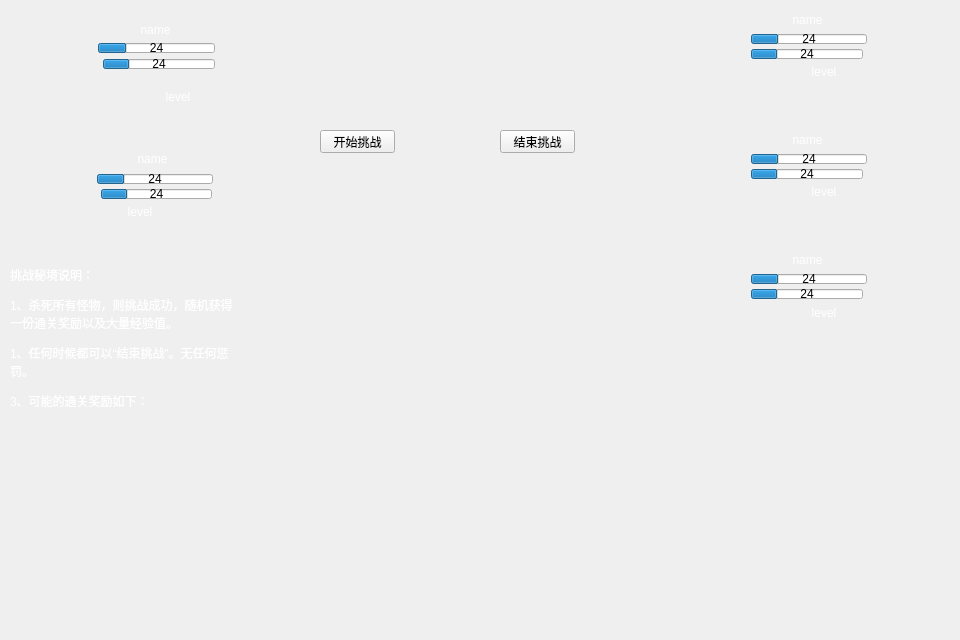
<?xml version="1.0" encoding="UTF-8"?>
<ui version="4.0">
 <class>tower_fight</class>
 <widget class="QWidget" name="tower_fight">
  <property name="geometry">
   <rect>
    <x>0</x>
    <y>0</y>
    <width>960</width>
    <height>640</height>
   </rect>
  </property>
  <property name="windowTitle">
   <string>tower_fight</string>
  </property>
  <widget class="QLabel" name="lbl_buff_2_pet">
   <property name="geometry">
    <rect>
     <x>128</x>
     <y>229</y>
     <width>24</width>
     <height>24</height>
    </rect>
   </property>
   <property name="styleSheet">
    <string notr="true"/>
   </property>
   <property name="scaledContents">
    <bool>true</bool>
   </property>
   <property name="alignment">
    <set>Qt::AlignCenter</set>
   </property>
  </widget>
  <widget class="QLabel" name="lbl_vocation_role">
   <property name="geometry">
    <rect>
     <x>17</x>
     <y>102</y>
     <width>15</width>
     <height>15</height>
    </rect>
   </property>
   <property name="styleSheet">
    <string notr="true">color: rgb(170, 0, 0);
font: 75 15pt &quot;方正舒体&quot;;</string>
   </property>
   <property name="pixmap">
    <pixmap resource="mirror.qrc">:/mirror/Resources/ui/f_0_2.png</pixmap>
   </property>
   <property name="alignment">
    <set>Qt::AlignCenter</set>
   </property>
  </widget>
  <widget class="QLabel" name="lbl_info_pet">
   <property name="enabled">
    <bool>true</bool>
   </property>
   <property name="geometry">
    <rect>
     <x>-2</x>
     <y>144</y>
     <width>225</width>
     <height>115</height>
    </rect>
   </property>
   <property name="contextMenuPolicy">
    <enum>Qt::NoContextMenu</enum>
   </property>
   <property name="styleSheet">
    <string notr="true">color: rgb(255, 255, 255);</string>
   </property>
   <property name="text">
    <string/>
   </property>
   <property name="pixmap">
    <pixmap resource="mirror.qrc">:/mirror/Resources/bg00_2.png</pixmap>
   </property>
   <property name="alignment">
    <set>Qt::AlignCenter</set>
   </property>
  </widget>
  <widget class="QLabel" name="lbl_head_role">
   <property name="geometry">
    <rect>
     <x>32</x>
     <y>43</y>
     <width>61</width>
     <height>61</height>
    </rect>
   </property>
   <property name="text">
    <string/>
   </property>
   <property name="pixmap">
    <pixmap>:/head/Resources/head/role_z_m_h.png</pixmap>
   </property>
   <property name="scaledContents">
    <bool>true</bool>
   </property>
  </widget>
  <widget class="QProgressBar" name="progressBar_hp_pet">
   <property name="geometry">
    <rect>
     <x>97</x>
     <y>174</y>
     <width>116</width>
     <height>10</height>
    </rect>
   </property>
   <property name="styleSheet">
    <string notr="true"/>
   </property>
   <property name="value">
    <number>24</number>
   </property>
   <property name="alignment">
    <set>Qt::AlignCenter</set>
   </property>
   <property name="format">
    <string>%v</string>
   </property>
  </widget>
  <widget class="QLabel" name="lbl_buff_3_pet">
   <property name="geometry">
    <rect>
     <x>158</x>
     <y>229</y>
     <width>24</width>
     <height>24</height>
    </rect>
   </property>
   <property name="styleSheet">
    <string notr="true"/>
   </property>
   <property name="scaledContents">
    <bool>true</bool>
   </property>
   <property name="alignment">
    <set>Qt::AlignCenter</set>
   </property>
  </widget>
  <widget class="QLabel" name="lbl_buff_1_role">
   <property name="geometry">
    <rect>
     <x>43</x>
     <y>114</y>
     <width>24</width>
     <height>24</height>
    </rect>
   </property>
   <property name="styleSheet">
    <string notr="true"/>
   </property>
   <property name="scaledContents">
    <bool>true</bool>
   </property>
   <property name="alignment">
    <set>Qt::AlignCenter</set>
   </property>
  </widget>
  <widget class="QLabel" name="lbl_info_role">
   <property name="enabled">
    <bool>true</bool>
   </property>
   <property name="geometry">
    <rect>
     <x>-2</x>
     <y>4</y>
     <width>250</width>
     <height>135</height>
    </rect>
   </property>
   <property name="contextMenuPolicy">
    <enum>Qt::NoContextMenu</enum>
   </property>
   <property name="styleSheet">
    <string notr="true">color: rgb(255, 255, 255);</string>
   </property>
   <property name="text">
    <string/>
   </property>
   <property name="pixmap">
    <pixmap resource="mirror.qrc">:/mirror/Resources/bg00_1.png</pixmap>
   </property>
   <property name="alignment">
    <set>Qt::AlignCenter</set>
   </property>
  </widget>
  <widget class="QLabel" name="lbl_vocation_pet">
   <property name="geometry">
    <rect>
     <x>15</x>
     <y>218</y>
     <width>15</width>
     <height>15</height>
    </rect>
   </property>
   <property name="styleSheet">
    <string notr="true">color: rgb(170, 0, 0);
font: 75 15pt &quot;方正舒体&quot;;</string>
   </property>
   <property name="pixmap">
    <pixmap resource="mirror.qrc">:/mirror/Resources/ui/f_0_8.png</pixmap>
   </property>
   <property name="alignment">
    <set>Qt::AlignCenter</set>
   </property>
  </widget>
  <widget class="QLabel" name="lbl_level_role">
   <property name="geometry">
    <rect>
     <x>148</x>
     <y>87</y>
     <width>60</width>
     <height>20</height>
    </rect>
   </property>
   <property name="styleSheet">
    <string notr="true">color: rgb(255, 255, 255);</string>
   </property>
   <property name="text">
    <string>level</string>
   </property>
   <property name="alignment">
    <set>Qt::AlignCenter</set>
   </property>
  </widget>
  <widget class="QLabel" name="lbl_buff_2_role">
   <property name="geometry">
    <rect>
     <x>73</x>
     <y>114</y>
     <width>24</width>
     <height>24</height>
    </rect>
   </property>
   <property name="styleSheet">
    <string notr="true"/>
   </property>
   <property name="scaledContents">
    <bool>true</bool>
   </property>
   <property name="alignment">
    <set>Qt::AlignCenter</set>
   </property>
  </widget>
  <widget class="QLabel" name="lbl_head_pet">
   <property name="geometry">
    <rect>
     <x>33</x>
     <y>174</y>
     <width>61</width>
     <height>61</height>
    </rect>
   </property>
   <property name="text">
    <string/>
   </property>
   <property name="pixmap">
    <pixmap>:/head/Resources/head/role_z_m_h.png</pixmap>
   </property>
   <property name="scaledContents">
    <bool>true</bool>
   </property>
  </widget>
  <widget class="QLabel" name="lbl_buff_1_pet">
   <property name="geometry">
    <rect>
     <x>98</x>
     <y>229</y>
     <width>24</width>
     <height>24</height>
    </rect>
   </property>
   <property name="styleSheet">
    <string notr="true"/>
   </property>
   <property name="scaledContents">
    <bool>true</bool>
   </property>
   <property name="alignment">
    <set>Qt::AlignCenter</set>
   </property>
  </widget>
  <widget class="QLabel" name="lbl_buff_4_role">
   <property name="geometry">
    <rect>
     <x>133</x>
     <y>114</y>
     <width>24</width>
     <height>24</height>
    </rect>
   </property>
   <property name="styleSheet">
    <string notr="true"/>
   </property>
   <property name="scaledContents">
    <bool>true</bool>
   </property>
   <property name="alignment">
    <set>Qt::AlignCenter</set>
   </property>
  </widget>
  <widget class="QProgressBar" name="progressBar_hp_role">
   <property name="geometry">
    <rect>
     <x>98</x>
     <y>43</y>
     <width>117</width>
     <height>10</height>
    </rect>
   </property>
   <property name="styleSheet">
    <string notr="true"/>
   </property>
   <property name="value">
    <number>24</number>
   </property>
   <property name="alignment">
    <set>Qt::AlignCenter</set>
   </property>
   <property name="format">
    <string>%v</string>
   </property>
  </widget>
  <widget class="QLabel" name="lbl_level_pet">
   <property name="geometry">
    <rect>
     <x>110</x>
     <y>202</y>
     <width>60</width>
     <height>20</height>
    </rect>
   </property>
   <property name="styleSheet">
    <string notr="true">color: rgb(255, 255, 255);</string>
   </property>
   <property name="text">
    <string>level</string>
   </property>
   <property name="alignment">
    <set>Qt::AlignCenter</set>
   </property>
  </widget>
  <widget class="QLabel" name="lbl_buff_4_pet">
   <property name="geometry">
    <rect>
     <x>188</x>
     <y>229</y>
     <width>24</width>
     <height>24</height>
    </rect>
   </property>
   <property name="styleSheet">
    <string notr="true"/>
   </property>
   <property name="scaledContents">
    <bool>true</bool>
   </property>
   <property name="alignment">
    <set>Qt::AlignCenter</set>
   </property>
  </widget>
  <widget class="QLabel" name="lbl_name_pet">
   <property name="geometry">
    <rect>
     <x>95</x>
     <y>149</y>
     <width>115</width>
     <height>20</height>
    </rect>
   </property>
   <property name="styleSheet">
    <string notr="true">color: rgb(255, 255, 255);</string>
   </property>
   <property name="text">
    <string>name</string>
   </property>
   <property name="alignment">
    <set>Qt::AlignCenter</set>
   </property>
  </widget>
  <widget class="QProgressBar" name="progressBar_mp_role">
   <property name="geometry">
    <rect>
     <x>103</x>
     <y>59</y>
     <width>112</width>
     <height>10</height>
    </rect>
   </property>
   <property name="value">
    <number>24</number>
   </property>
   <property name="alignment">
    <set>Qt::AlignCenter</set>
   </property>
   <property name="format">
    <string>%v</string>
   </property>
  </widget>
  <widget class="QProgressBar" name="progressBar_mp_pet">
   <property name="geometry">
    <rect>
     <x>101</x>
     <y>189</y>
     <width>111</width>
     <height>10</height>
    </rect>
   </property>
   <property name="value">
    <number>24</number>
   </property>
   <property name="alignment">
    <set>Qt::AlignCenter</set>
   </property>
   <property name="format">
    <string>%v</string>
   </property>
  </widget>
  <widget class="QLabel" name="lbl_buff_3_role">
   <property name="geometry">
    <rect>
     <x>103</x>
     <y>114</y>
     <width>24</width>
     <height>24</height>
    </rect>
   </property>
   <property name="styleSheet">
    <string notr="true"/>
   </property>
   <property name="scaledContents">
    <bool>true</bool>
   </property>
   <property name="alignment">
    <set>Qt::AlignCenter</set>
   </property>
  </widget>
  <widget class="QLabel" name="lbl_background">
   <property name="geometry">
    <rect>
     <x>0</x>
     <y>0</y>
     <width>960</width>
     <height>640</height>
    </rect>
   </property>
   <property name="styleSheet">
    <string notr="true"/>
   </property>
   <property name="text">
    <string/>
   </property>
   <property name="pixmap">
    <pixmap resource="mirror.qrc">:/mirror/Resources/ui/32.png</pixmap>
   </property>
   <property name="scaledContents">
    <bool>true</bool>
   </property>
   <property name="alignment">
    <set>Qt::AlignCenter</set>
   </property>
  </widget>
  <widget class="QLabel" name="lbl_name_role">
   <property name="geometry">
    <rect>
     <x>100</x>
     <y>20</y>
     <width>111</width>
     <height>20</height>
    </rect>
   </property>
   <property name="styleSheet">
    <string notr="true">color: rgb(255, 255, 255);</string>
   </property>
   <property name="text">
    <string>name</string>
   </property>
   <property name="alignment">
    <set>Qt::AlignCenter</set>
   </property>
  </widget>
  <widget class="QLabel" name="lbl_vocation_monster1">
   <property name="geometry">
    <rect>
     <x>933</x>
     <y>79</y>
     <width>15</width>
     <height>15</height>
    </rect>
   </property>
   <property name="styleSheet">
    <string notr="true">color: rgb(170, 0, 0);
font: 75 15pt &quot;方正舒体&quot;;</string>
   </property>
   <property name="pixmap">
    <pixmap resource="mirror.qrc">:/mirror/Resources/ui/f_0_5.png</pixmap>
   </property>
   <property name="alignment">
    <set>Qt::AlignCenter</set>
   </property>
  </widget>
  <widget class="QLabel" name="lbl_buff_4_monster1">
   <property name="geometry">
    <rect>
     <x>751</x>
     <y>89</y>
     <width>24</width>
     <height>24</height>
    </rect>
   </property>
   <property name="styleSheet">
    <string notr="true"/>
   </property>
   <property name="scaledContents">
    <bool>true</bool>
   </property>
   <property name="alignment">
    <set>Qt::AlignCenter</set>
   </property>
  </widget>
  <widget class="QProgressBar" name="progressBar_mp_monster1">
   <property name="geometry">
    <rect>
     <x>751</x>
     <y>49</y>
     <width>112</width>
     <height>10</height>
    </rect>
   </property>
   <property name="value">
    <number>24</number>
   </property>
   <property name="alignment">
    <set>Qt::AlignCenter</set>
   </property>
   <property name="format">
    <string>%v</string>
   </property>
  </widget>
  <widget class="QLabel" name="lbl_info_monster1">
   <property name="geometry">
    <rect>
     <x>741</x>
     <y>4</y>
     <width>225</width>
     <height>115</height>
    </rect>
   </property>
   <property name="contextMenuPolicy">
    <enum>Qt::NoContextMenu</enum>
   </property>
   <property name="styleSheet">
    <string notr="true">color: rgb(255, 255, 255);</string>
   </property>
   <property name="text">
    <string/>
   </property>
   <property name="pixmap">
    <pixmap resource="mirror.qrc">:/mirror/Resources/bg00_3.png</pixmap>
   </property>
   <property name="alignment">
    <set>Qt::AlignCenter</set>
   </property>
  </widget>
  <widget class="QLabel" name="lbl_head_monster1">
   <property name="geometry">
    <rect>
     <x>871</x>
     <y>31</y>
     <width>61</width>
     <height>61</height>
    </rect>
   </property>
   <property name="text">
    <string/>
   </property>
   <property name="pixmap">
    <pixmap>:/head/Resources/head/role_z_m_h.png</pixmap>
   </property>
   <property name="scaledContents">
    <bool>true</bool>
   </property>
  </widget>
  <widget class="QLabel" name="lbl_buff_2_monster1">
   <property name="geometry">
    <rect>
     <x>811</x>
     <y>89</y>
     <width>24</width>
     <height>24</height>
    </rect>
   </property>
   <property name="styleSheet">
    <string notr="true"/>
   </property>
   <property name="scaledContents">
    <bool>true</bool>
   </property>
   <property name="alignment">
    <set>Qt::AlignCenter</set>
   </property>
  </widget>
  <widget class="QLabel" name="lbl_buff_3_monster1">
   <property name="geometry">
    <rect>
     <x>781</x>
     <y>89</y>
     <width>24</width>
     <height>24</height>
    </rect>
   </property>
   <property name="styleSheet">
    <string notr="true"/>
   </property>
   <property name="scaledContents">
    <bool>true</bool>
   </property>
   <property name="alignment">
    <set>Qt::AlignCenter</set>
   </property>
  </widget>
  <widget class="QLabel" name="lbl_buff_1_monster1">
   <property name="geometry">
    <rect>
     <x>841</x>
     <y>89</y>
     <width>24</width>
     <height>24</height>
    </rect>
   </property>
   <property name="styleSheet">
    <string notr="true"/>
   </property>
   <property name="scaledContents">
    <bool>true</bool>
   </property>
   <property name="alignment">
    <set>Qt::AlignCenter</set>
   </property>
  </widget>
  <widget class="QProgressBar" name="progressBar_hp_monster1">
   <property name="geometry">
    <rect>
     <x>751</x>
     <y>34</y>
     <width>116</width>
     <height>10</height>
    </rect>
   </property>
   <property name="styleSheet">
    <string notr="true"/>
   </property>
   <property name="value">
    <number>24</number>
   </property>
   <property name="alignment">
    <set>Qt::AlignCenter</set>
   </property>
   <property name="format">
    <string>%v</string>
   </property>
  </widget>
  <widget class="QLabel" name="lbl_name_monster1">
   <property name="geometry">
    <rect>
     <x>750</x>
     <y>10</y>
     <width>115</width>
     <height>20</height>
    </rect>
   </property>
   <property name="styleSheet">
    <string notr="true">color: rgb(255, 255, 255);</string>
   </property>
   <property name="text">
    <string>name</string>
   </property>
   <property name="alignment">
    <set>Qt::AlignCenter</set>
   </property>
  </widget>
  <widget class="QLabel" name="lbl_vocation_monster2">
   <property name="geometry">
    <rect>
     <x>933</x>
     <y>199</y>
     <width>15</width>
     <height>15</height>
    </rect>
   </property>
   <property name="styleSheet">
    <string notr="true">color: rgb(170, 0, 0);
font: 75 15pt &quot;方正舒体&quot;;</string>
   </property>
   <property name="pixmap">
    <pixmap resource="mirror.qrc">:/mirror/Resources/ui/f_0_5.png</pixmap>
   </property>
   <property name="alignment">
    <set>Qt::AlignCenter</set>
   </property>
  </widget>
  <widget class="QLabel" name="lbl_buff_4_monster2">
   <property name="geometry">
    <rect>
     <x>751</x>
     <y>209</y>
     <width>24</width>
     <height>24</height>
    </rect>
   </property>
   <property name="styleSheet">
    <string notr="true"/>
   </property>
   <property name="scaledContents">
    <bool>true</bool>
   </property>
   <property name="alignment">
    <set>Qt::AlignCenter</set>
   </property>
  </widget>
  <widget class="QProgressBar" name="progressBar_mp_monster2">
   <property name="geometry">
    <rect>
     <x>751</x>
     <y>169</y>
     <width>112</width>
     <height>10</height>
    </rect>
   </property>
   <property name="value">
    <number>24</number>
   </property>
   <property name="alignment">
    <set>Qt::AlignCenter</set>
   </property>
   <property name="format">
    <string>%v</string>
   </property>
  </widget>
  <widget class="QLabel" name="lbl_info_monster2">
   <property name="geometry">
    <rect>
     <x>741</x>
     <y>124</y>
     <width>225</width>
     <height>115</height>
    </rect>
   </property>
   <property name="contextMenuPolicy">
    <enum>Qt::NoContextMenu</enum>
   </property>
   <property name="styleSheet">
    <string notr="true">color: rgb(255, 255, 255);</string>
   </property>
   <property name="text">
    <string/>
   </property>
   <property name="pixmap">
    <pixmap resource="mirror.qrc">:/mirror/Resources/bg00_3.png</pixmap>
   </property>
   <property name="alignment">
    <set>Qt::AlignCenter</set>
   </property>
  </widget>
  <widget class="QLabel" name="lbl_head_monster2">
   <property name="geometry">
    <rect>
     <x>871</x>
     <y>151</y>
     <width>61</width>
     <height>61</height>
    </rect>
   </property>
   <property name="text">
    <string/>
   </property>
   <property name="pixmap">
    <pixmap>:/head/Resources/head/role_z_m_h.png</pixmap>
   </property>
   <property name="scaledContents">
    <bool>true</bool>
   </property>
  </widget>
  <widget class="QLabel" name="lbl_buff_2_monster2">
   <property name="geometry">
    <rect>
     <x>811</x>
     <y>209</y>
     <width>24</width>
     <height>24</height>
    </rect>
   </property>
   <property name="styleSheet">
    <string notr="true"/>
   </property>
   <property name="scaledContents">
    <bool>true</bool>
   </property>
   <property name="alignment">
    <set>Qt::AlignCenter</set>
   </property>
  </widget>
  <widget class="QLabel" name="lbl_buff_3_monster2">
   <property name="geometry">
    <rect>
     <x>781</x>
     <y>209</y>
     <width>24</width>
     <height>24</height>
    </rect>
   </property>
   <property name="styleSheet">
    <string notr="true"/>
   </property>
   <property name="scaledContents">
    <bool>true</bool>
   </property>
   <property name="alignment">
    <set>Qt::AlignCenter</set>
   </property>
  </widget>
  <widget class="QLabel" name="lbl_buff_1_monster2">
   <property name="geometry">
    <rect>
     <x>841</x>
     <y>209</y>
     <width>24</width>
     <height>24</height>
    </rect>
   </property>
   <property name="styleSheet">
    <string notr="true"/>
   </property>
   <property name="scaledContents">
    <bool>true</bool>
   </property>
   <property name="alignment">
    <set>Qt::AlignCenter</set>
   </property>
  </widget>
  <widget class="QProgressBar" name="progressBar_hp_monster2">
   <property name="geometry">
    <rect>
     <x>751</x>
     <y>154</y>
     <width>116</width>
     <height>10</height>
    </rect>
   </property>
   <property name="styleSheet">
    <string notr="true"/>
   </property>
   <property name="value">
    <number>24</number>
   </property>
   <property name="alignment">
    <set>Qt::AlignCenter</set>
   </property>
   <property name="format">
    <string>%v</string>
   </property>
  </widget>
  <widget class="QLabel" name="lbl_name_monster2">
   <property name="geometry">
    <rect>
     <x>750</x>
     <y>130</y>
     <width>115</width>
     <height>20</height>
    </rect>
   </property>
   <property name="styleSheet">
    <string notr="true">color: rgb(255, 255, 255);</string>
   </property>
   <property name="text">
    <string>name</string>
   </property>
   <property name="alignment">
    <set>Qt::AlignCenter</set>
   </property>
  </widget>
  <widget class="QLabel" name="lbl_vocation_monster3">
   <property name="geometry">
    <rect>
     <x>933</x>
     <y>319</y>
     <width>15</width>
     <height>15</height>
    </rect>
   </property>
   <property name="styleSheet">
    <string notr="true">color: rgb(170, 0, 0);
font: 75 15pt &quot;方正舒体&quot;;</string>
   </property>
   <property name="pixmap">
    <pixmap resource="mirror.qrc">:/mirror/Resources/ui/f_0_5.png</pixmap>
   </property>
   <property name="alignment">
    <set>Qt::AlignCenter</set>
   </property>
  </widget>
  <widget class="QLabel" name="lbl_buff_4_monster3">
   <property name="geometry">
    <rect>
     <x>751</x>
     <y>329</y>
     <width>24</width>
     <height>24</height>
    </rect>
   </property>
   <property name="styleSheet">
    <string notr="true"/>
   </property>
   <property name="scaledContents">
    <bool>true</bool>
   </property>
   <property name="alignment">
    <set>Qt::AlignCenter</set>
   </property>
  </widget>
  <widget class="QProgressBar" name="progressBar_mp_monster3">
   <property name="geometry">
    <rect>
     <x>751</x>
     <y>289</y>
     <width>112</width>
     <height>10</height>
    </rect>
   </property>
   <property name="value">
    <number>24</number>
   </property>
   <property name="alignment">
    <set>Qt::AlignCenter</set>
   </property>
   <property name="format">
    <string>%v</string>
   </property>
  </widget>
  <widget class="QLabel" name="lbl_info_monster3">
   <property name="geometry">
    <rect>
     <x>741</x>
     <y>244</y>
     <width>225</width>
     <height>115</height>
    </rect>
   </property>
   <property name="contextMenuPolicy">
    <enum>Qt::NoContextMenu</enum>
   </property>
   <property name="styleSheet">
    <string notr="true">color: rgb(255, 255, 255);</string>
   </property>
   <property name="text">
    <string/>
   </property>
   <property name="pixmap">
    <pixmap resource="mirror.qrc">:/mirror/Resources/bg00_3.png</pixmap>
   </property>
   <property name="alignment">
    <set>Qt::AlignCenter</set>
   </property>
  </widget>
  <widget class="QLabel" name="lbl_head_monster3">
   <property name="geometry">
    <rect>
     <x>871</x>
     <y>271</y>
     <width>61</width>
     <height>61</height>
    </rect>
   </property>
   <property name="text">
    <string/>
   </property>
   <property name="pixmap">
    <pixmap>:/head/Resources/head/role_z_m_h.png</pixmap>
   </property>
   <property name="scaledContents">
    <bool>true</bool>
   </property>
  </widget>
  <widget class="QLabel" name="lbl_buff_2_monster3">
   <property name="geometry">
    <rect>
     <x>811</x>
     <y>329</y>
     <width>24</width>
     <height>24</height>
    </rect>
   </property>
   <property name="styleSheet">
    <string notr="true"/>
   </property>
   <property name="scaledContents">
    <bool>true</bool>
   </property>
   <property name="alignment">
    <set>Qt::AlignCenter</set>
   </property>
  </widget>
  <widget class="QLabel" name="lbl_buff_3_monster3">
   <property name="geometry">
    <rect>
     <x>781</x>
     <y>329</y>
     <width>24</width>
     <height>24</height>
    </rect>
   </property>
   <property name="styleSheet">
    <string notr="true"/>
   </property>
   <property name="scaledContents">
    <bool>true</bool>
   </property>
   <property name="alignment">
    <set>Qt::AlignCenter</set>
   </property>
  </widget>
  <widget class="QLabel" name="lbl_buff_1_monster3">
   <property name="geometry">
    <rect>
     <x>841</x>
     <y>329</y>
     <width>24</width>
     <height>24</height>
    </rect>
   </property>
   <property name="styleSheet">
    <string notr="true"/>
   </property>
   <property name="scaledContents">
    <bool>true</bool>
   </property>
   <property name="alignment">
    <set>Qt::AlignCenter</set>
   </property>
  </widget>
  <widget class="QProgressBar" name="progressBar_hp_monster3">
   <property name="geometry">
    <rect>
     <x>751</x>
     <y>274</y>
     <width>116</width>
     <height>10</height>
    </rect>
   </property>
   <property name="styleSheet">
    <string notr="true"/>
   </property>
   <property name="value">
    <number>24</number>
   </property>
   <property name="alignment">
    <set>Qt::AlignCenter</set>
   </property>
   <property name="format">
    <string>%v</string>
   </property>
  </widget>
  <widget class="QLabel" name="lbl_name_monster3">
   <property name="geometry">
    <rect>
     <x>750</x>
     <y>250</y>
     <width>115</width>
     <height>20</height>
    </rect>
   </property>
   <property name="styleSheet">
    <string notr="true">color: rgb(255, 255, 255);</string>
   </property>
   <property name="text">
    <string>name</string>
   </property>
   <property name="alignment">
    <set>Qt::AlignCenter</set>
   </property>
  </widget>
  <widget class="QLabel" name="lbl_level_monster1">
   <property name="geometry">
    <rect>
     <x>794</x>
     <y>62</y>
     <width>60</width>
     <height>20</height>
    </rect>
   </property>
   <property name="styleSheet">
    <string notr="true">color: rgb(255, 255, 255);</string>
   </property>
   <property name="text">
    <string>level</string>
   </property>
   <property name="alignment">
    <set>Qt::AlignCenter</set>
   </property>
  </widget>
  <widget class="QLabel" name="lbl_level_monster2">
   <property name="geometry">
    <rect>
     <x>794</x>
     <y>182</y>
     <width>60</width>
     <height>20</height>
    </rect>
   </property>
   <property name="styleSheet">
    <string notr="true">color: rgb(255, 255, 255);</string>
   </property>
   <property name="text">
    <string>level</string>
   </property>
   <property name="alignment">
    <set>Qt::AlignCenter</set>
   </property>
  </widget>
  <widget class="QLabel" name="lbl_level_monster3">
   <property name="geometry">
    <rect>
     <x>794</x>
     <y>303</y>
     <width>60</width>
     <height>20</height>
    </rect>
   </property>
   <property name="styleSheet">
    <string notr="true">color: rgb(255, 255, 255);</string>
   </property>
   <property name="text">
    <string>level</string>
   </property>
   <property name="alignment">
    <set>Qt::AlignCenter</set>
   </property>
  </widget>
  <widget class="QTextEdit" name="display">
   <property name="geometry">
    <rect>
     <x>250</x>
     <y>266</y>
     <width>481</width>
     <height>361</height>
    </rect>
   </property>
   <property name="contextMenuPolicy">
    <enum>Qt::NoContextMenu</enum>
   </property>
   <property name="acceptDrops">
    <bool>false</bool>
   </property>
   <property name="styleSheet">
    <string notr="true">color: rgb(255, 255, 255);
background-color: rgba(255, 255, 255, 0);</string>
   </property>
   <property name="readOnly">
    <bool>true</bool>
   </property>
  </widget>
  <widget class="QLabel" name="lbl_mapInfo">
   <property name="geometry">
    <rect>
     <x>10</x>
     <y>266</y>
     <width>231</width>
     <height>141</height>
    </rect>
   </property>
   <property name="styleSheet">
    <string notr="true"/>
   </property>
   <property name="text">
    <string>&lt;html&gt;&lt;head/&gt;&lt;body&gt;&lt;p&gt;&lt;span style=&quot; color:#ffffff;&quot;&gt;挑战秘境说明：&lt;/span&gt;&lt;/p&gt;&lt;p&gt;&lt;span style=&quot; color:#ffffff;&quot;&gt;1、杀死所有怪物，则挑战成功，随机获得一份通关奖励以及大量经验值。&lt;/span&gt;&lt;/p&gt;&lt;p&gt;&lt;span style=&quot; color:#ffffff;&quot;&gt;1、任何时候都可以“结束挑战”。无任何惩罚。&lt;/span&gt;&lt;/p&gt;&lt;p&gt;&lt;span style=&quot; color:#ffffff;&quot;&gt;3、可能的通关奖励如下：&lt;/span&gt;&lt;/p&gt;&lt;/body&gt;&lt;/html&gt;</string>
   </property>
   <property name="scaledContents">
    <bool>true</bool>
   </property>
   <property name="alignment">
    <set>Qt::AlignLeading|Qt::AlignLeft|Qt::AlignTop</set>
   </property>
   <property name="wordWrap">
    <bool>true</bool>
   </property>
  </widget>
  <widget class="QListWidget" name="listWidget">
   <property name="geometry">
    <rect>
     <x>10</x>
     <y>431</y>
     <width>231</width>
     <height>191</height>
    </rect>
   </property>
   <property name="styleSheet">
    <string notr="true">background-color: rgba(255, 255, 255, 0);</string>
   </property>
   <property name="frameShape">
    <enum>QFrame::NoFrame</enum>
   </property>
   <property name="autoScroll">
    <bool>false</bool>
   </property>
   <property name="editTriggers">
    <set>QAbstractItemView::NoEditTriggers</set>
   </property>
   <property name="movement">
    <enum>QListView::Static</enum>
   </property>
   <property name="viewMode">
    <enum>QListView::IconMode</enum>
   </property>
   <property name="selectionRectVisible">
    <bool>false</bool>
   </property>
  </widget>
  <widget class="QPushButton" name="btn_start">
   <property name="geometry">
    <rect>
     <x>320</x>
     <y>130</y>
     <width>75</width>
     <height>23</height>
    </rect>
   </property>
   <property name="text">
    <string>开始挑战</string>
   </property>
  </widget>
  <widget class="QPushButton" name="btn_quit">
   <property name="geometry">
    <rect>
     <x>500</x>
     <y>130</y>
     <width>75</width>
     <height>23</height>
    </rect>
   </property>
   <property name="text">
    <string>结束挑战</string>
   </property>
  </widget>
  <zorder>lbl_background</zorder>
  <zorder>progressBar_mp_role</zorder>
  <zorder>progressBar_hp_role</zorder>
  <zorder>progressBar_mp_pet</zorder>
  <zorder>progressBar_hp_pet</zorder>
  <zorder>progressBar_mp_monster3</zorder>
  <zorder>progressBar_hp_monster3</zorder>
  <zorder>progressBar_mp_monster2</zorder>
  <zorder>progressBar_hp_monster2</zorder>
  <zorder>progressBar_mp_monster1</zorder>
  <zorder>progressBar_hp_monster1</zorder>
  <zorder>lbl_buff_2_pet</zorder>
  <zorder>lbl_info_pet</zorder>
  <zorder>lbl_buff_3_pet</zorder>
  <zorder>lbl_buff_1_role</zorder>
  <zorder>lbl_info_role</zorder>
  <zorder>lbl_vocation_pet</zorder>
  <zorder>lbl_level_role</zorder>
  <zorder>lbl_buff_2_role</zorder>
  <zorder>lbl_head_pet</zorder>
  <zorder>lbl_buff_1_pet</zorder>
  <zorder>lbl_buff_4_role</zorder>
  <zorder>lbl_level_pet</zorder>
  <zorder>lbl_buff_4_pet</zorder>
  <zorder>lbl_name_pet</zorder>
  <zorder>lbl_buff_3_role</zorder>
  <zorder>lbl_name_role</zorder>
  <zorder>lbl_buff_4_monster1</zorder>
  <zorder>lbl_info_monster1</zorder>
  <zorder>lbl_head_monster1</zorder>
  <zorder>lbl_buff_2_monster1</zorder>
  <zorder>lbl_buff_3_monster1</zorder>
  <zorder>lbl_buff_1_monster1</zorder>
  <zorder>lbl_name_monster1</zorder>
  <zorder>lbl_buff_4_monster2</zorder>
  <zorder>lbl_info_monster2</zorder>
  <zorder>lbl_head_monster2</zorder>
  <zorder>lbl_buff_2_monster2</zorder>
  <zorder>lbl_buff_3_monster2</zorder>
  <zorder>lbl_buff_1_monster2</zorder>
  <zorder>lbl_name_monster2</zorder>
  <zorder>lbl_buff_4_monster3</zorder>
  <zorder>lbl_info_monster3</zorder>
  <zorder>lbl_head_monster3</zorder>
  <zorder>lbl_buff_2_monster3</zorder>
  <zorder>lbl_buff_3_monster3</zorder>
  <zorder>lbl_buff_1_monster3</zorder>
  <zorder>lbl_name_monster3</zorder>
  <zorder>lbl_level_monster1</zorder>
  <zorder>lbl_level_monster2</zorder>
  <zorder>lbl_level_monster3</zorder>
  <zorder>lbl_head_role</zorder>
  <zorder>display</zorder>
  <zorder>lbl_mapInfo</zorder>
  <zorder>listWidget</zorder>
  <zorder>btn_start</zorder>
  <zorder>btn_quit</zorder>
  <zorder>lbl_vocation_role</zorder>
  <zorder>lbl_vocation_monster1</zorder>
  <zorder>lbl_vocation_monster2</zorder>
  <zorder>lbl_vocation_monster3</zorder>
 </widget>
 <layoutdefault spacing="6" margin="11"/>
 <resources>
  <include location="mirror.qrc"/>
  <include location="mirror.qrc"/>
 </resources>
 <connections/>
</ui>
